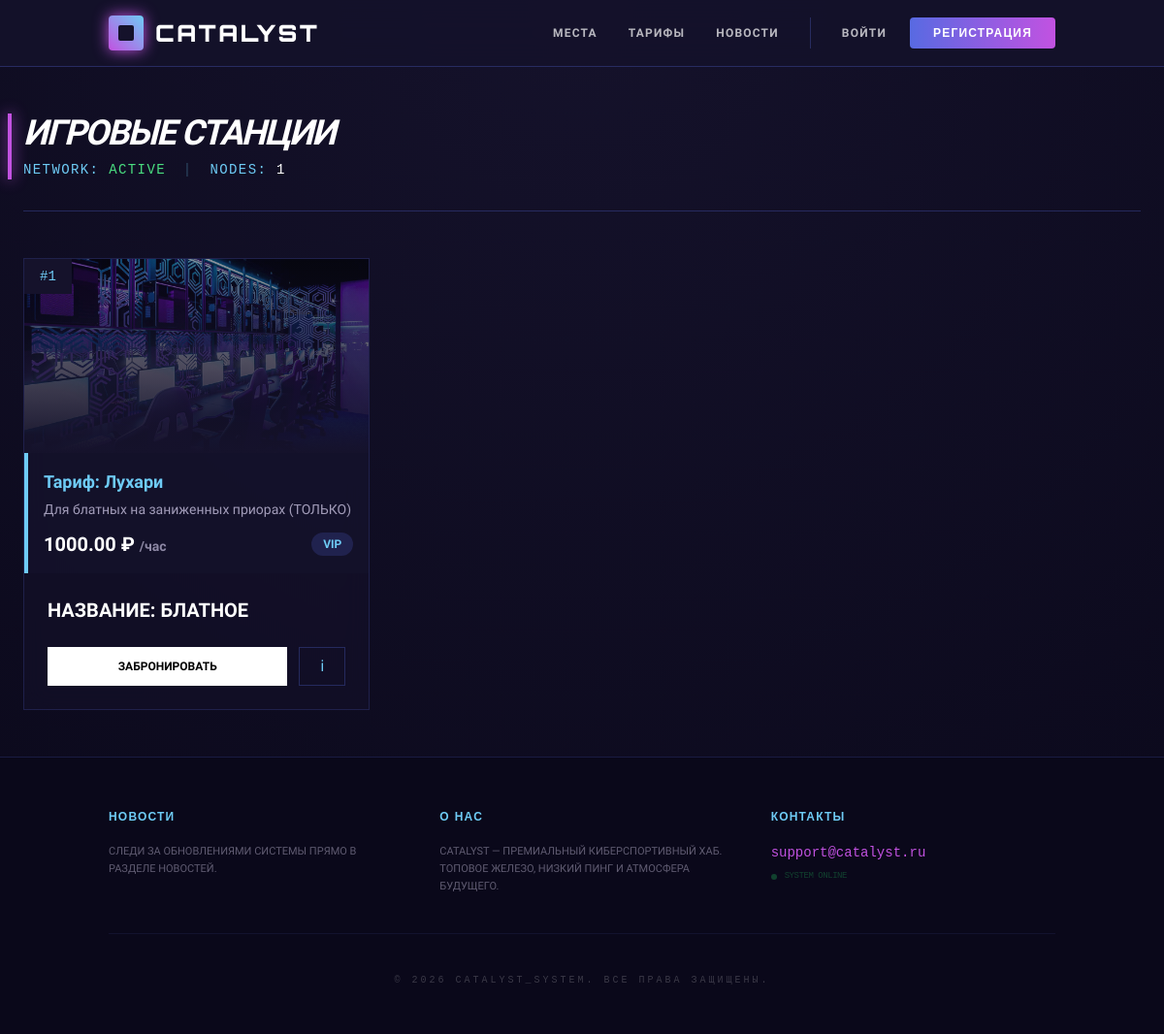
/places/, run on an earlier commit of the app's database.
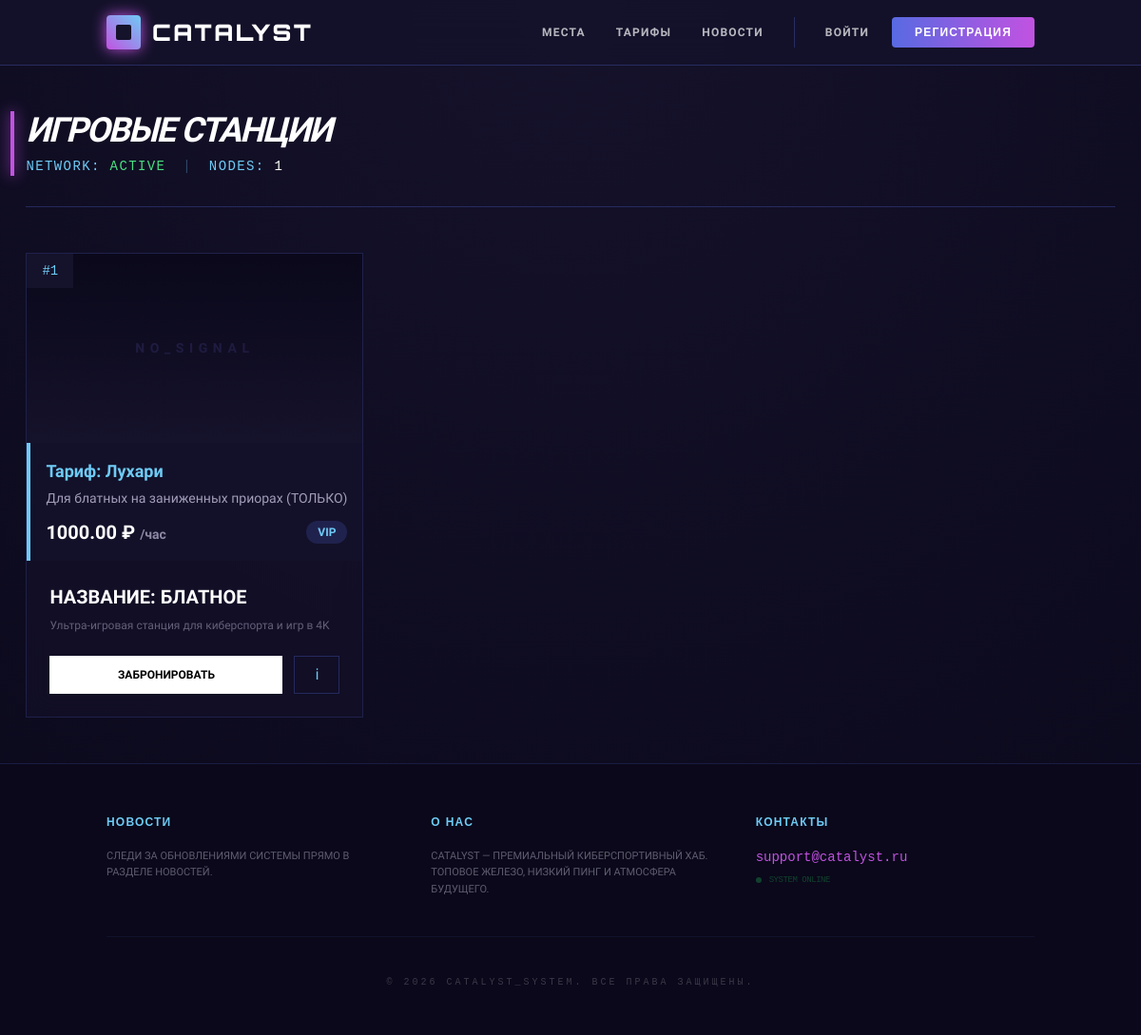
And on a later commit of the database.
### places/models.py (models this page shows, shortened)
class Place(models.Model):
    title = models.CharField(max_length=255)
    number = models.PositiveIntegerField("Номер места")
    category = models.ForeignKey(Category, on_delete=models.CASCADE)
    tariff = models.ForeignKey(Tariff, on_delete=models.CASCADE)
    image = models.ImageField(upload_to='places/', blank=True, null=True)
    description = models.TextField(blank=True, verbose_name='Описание места')
    cpu = models.CharField(max_length=255, default='')
    gpu = models.CharField(max_length=255, default='')
    ram = models.CharField(max_length=255, default='')
    monitor = models.CharField(max_length=255, default='')
    keyboard = models.CharField(max_length=255, default='')
    mouse = models.CharField(max_length=255, default='')
    headset = models.CharField(max_length=255, default='')
    class Meta:
        verbose_name = "Место"
        verbose_name_plural = "Места"
        ordering = ["number"]

### tariffs/models.py (models this page shows, shortened)
class Tariff(models.Model):
    category = models.ForeignKey(Category, on_delete=models.CASCADE, related_name="tariffs", verbose_name="Категория ПК")
    name = models.CharField("Название тарифа", max_length=100)
    price_per_hour = models.DecimalField("Цена за час (₽)", max_digits=8, decimal_places=2, default=0)
    description = models.TextField("Описание тарифа", blank=True)
    class Meta:
        verbose_name = "Тариф"
        verbose_name_plural = "Тарифы"

class Category(models.Model):
    name = models.CharField("Название категории", max_length=100)
    description = models.TextField("Описание категории", blank=True)
    class Meta:
        verbose_name = "Категория ПК"
        verbose_name_plural = "Категории ПК"

### places/views.py (the view)
# urls.py: path('', views.place_list, name='list'),
def place_list(request):
    places = Place.objects.all()
    for place in places:
        place.active_booking = Booking.objects.filter(
            place=place,
            status=Booking.STATUS_ACTIVE,
            end_time__gt=timezone.now()
        ).order_by('end_time').first()
    return render(request, 'places/place_list.html', {
        'places': places
    })

### templates/places/place_list.html (shortened to what this page needs)
{% extends 'base.html' %}
{% block content %}
<section class="flex flex-col md:flex-row justify-between items-end mb-12 border-b border-[#586AE2]/30 pb-8">
  <div class="relative">
    <div class="absolute -left-4 top-0 w-1 h-full bg-[#C252E1] shadow-[0_0_15px_#C252E1]"></div>
    <h1 class="text-4xl font-black text-white mb-2 tracking-tighter uppercase italic">
      Игровые станции
    </h1>
    <p class="text-[#6ECBF5] font-mono text-sm uppercase tracking-widest">
      Network: <span class="text-green-400">Active</span>
      <span class="mx-2 opacity-30">|</span>
      Nodes: <span class="text-white">{{ places|length }}</span>
    </p>
  </div>
</section>
<div class="grid grid-cols-1 md:grid-cols-2 lg:grid-cols-3 gap-10">
{% for place in places %}
<div class="group relative bg-[#15122b]/60 border border-[#586AE2]/20
            backdrop-blur-md hover:border-[#C252E1]/40
            transition-all overflow-hidden">
  <div class="relative overflow-hidden aspect-[16/9]">
    {% if place.image %}
      <img src="{{ place.image.url }}"
           class="w-full h-full object-cover opacity-60
                  group-hover:opacity-100 group-hover:scale-110
                  transition-all duration-700">
    {% else %}
      <div class="flex items-center justify-center h-full bg-[#0a081a]">
        <span class="text-[#2A2356] tracking-[0.4em] font-black text-sm">
        </span>
      </div>
    {% endif %}
    <div class="absolute inset-0 bg-gradient-to-t from-[#15122b] to-transparent"></div>
    <div class="absolute top-0 left-0 bg-[#15122b] px-4 py-2 text-sm font-mono text-[#6ECBF5]">
      #{{ place.number }}
    </div>
  </div>
  <div class="p-4 border-l-4 border-[#6ECBF5] bg-[#15122b]/80">
    <h3 class="text-[#6ECBF5] font-bold text-lg">
      <p>Тариф: {{ place.tariff.name }}</p>
    </h3>
    {% if place.tariff.description %}
      <p class="text-sm text-[#E0D9F6]/70 mt-1">
        {{ place.tariff.description }}
      </p>
    {% endif %}
    <div class="flex justify-between items-center mt-3">
      <span class="text-white font-bold text-xl">
        {{ place.tariff.price_per_hour }} ₽
        <span class="text-sm text-[#E0D9F6]/60">/час</span>
      </span>
      <span class="px-3 py-1 rounded-full text-xs font-bold
                   bg-[#586AE2]/20 text-[#6ECBF5]">
        {{ place.category.name }}
      </span>
    </div>
  </div>
  <div class="p-6">
    <h3 class="text-xl font-black text-white uppercase mb-2">
      <p>Название: {{ place.title }}</p>
    </h3>
    <p class="text-xs text-[#E0D9F6]/40 mb-6">
      {{ place.description|truncatechars:90 }}
    </p>
    <div class="flex gap-3">
      {% if not place.active_booking %}
        <a href="{% url 'booking:create_with_place' place.id %}"
           class="flex-grow bg-white text-black py-3 text-xs font-black uppercase
                  text-center hover:bg-gradient-to-r hover:from-[#C252E1]
                  hover:to-[#6ECBF5] hover:text-white transition-all">
          Забронировать
        </a>
      {% else %}
        <div class="flex-grow bg-gray-600/30 text-gray-400 py-3 text-xs
                    font-bold uppercase text-center cursor-not-allowed">
          Недоступно
        </div>
      {% endif %}
      <a href="{% url 'places:detail' place.id %}"
         class="w-12 border border-[#586AE2]/30 flex items-center justify-center
                text-[#6ECBF5] hover:border-[#6ECBF5] transition-all">
        ℹ
      </a>
    </div>
  </div>
</div>
{% empty %}
  <div class="col-span-full text-center py-32 text-[#6ECBF5]/40">
    Нет доступных станций
  </div>
{% endfor %}
</div>
{% endblock %}

What changed in the data, as far as the page shows it:
changed Place "БЛАТНОЕ": image "places/gaming_zone.jpg" → empty (drawn); description (not shown) → "Ультра-игровая станция для киберспорта и игр в 4K"; image: picture removed
